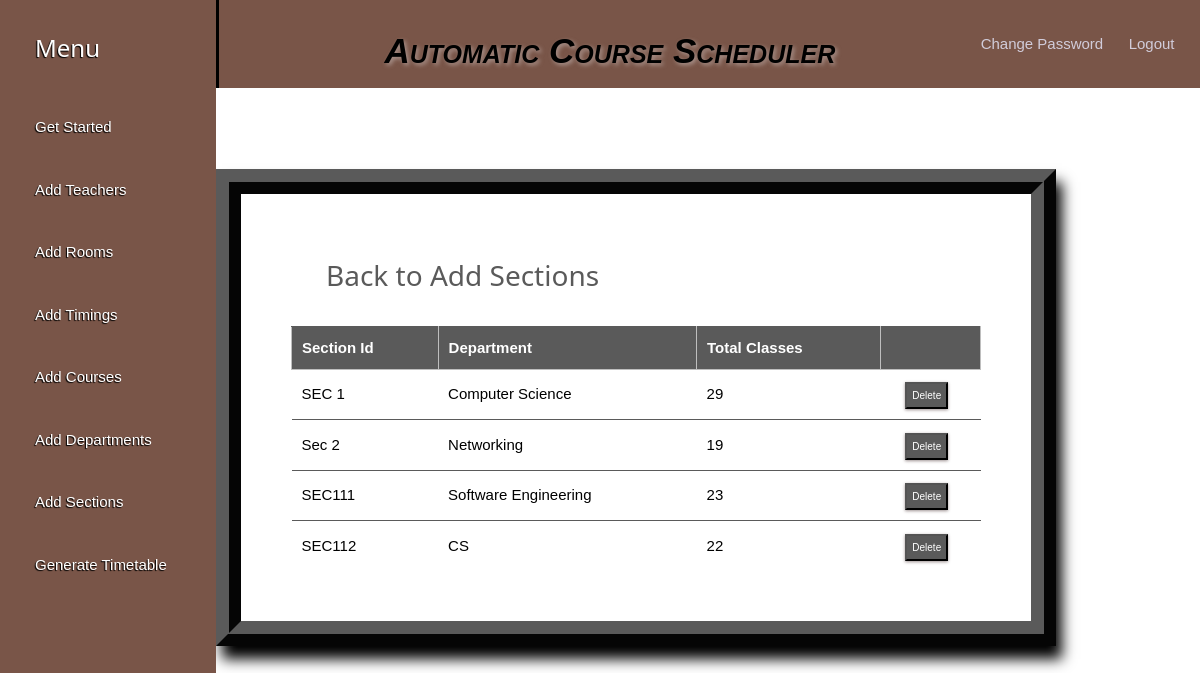
Page /sections_list/ (signed in) on the committed database.
### schedule/models.py (models this page shows, shortened)
class Section(models.Model):
    section_id = models.CharField(max_length=25, primary_key=True)
    department = models.ForeignKey(Department, on_delete=models.CASCADE)
    num_class_in_week = models.IntegerField(default=0)
    course = models.ForeignKey(Course, on_delete=models.CASCADE, blank=True, null=True)
    meeting_time = models.ForeignKey(MeetingTime, on_delete=models.CASCADE, blank=True, null=True)
    room = models.ForeignKey(Room, on_delete=models.CASCADE, blank=True, null=True)
    instructor = models.ForeignKey(Instructor, on_delete=models.CASCADE, blank=True, null=True)

class Department(models.Model):
    dept_name = models.CharField(max_length=50)
    courses = models.ManyToManyField(Course)
    def __str__(self):
        return self.dept_name

### schedule/views.py (the view)
# urls.py: path('sections_list/', views.section_list, name='editsection'),
@login_required
def section_list(request):
    context = {
        'sections': Section.objects.all()
    }
    return render(request, 'seclist.html', context)

### templates/seclist.html (shortened to what this page needs)
<!DOCTYPE html>
<html lang="en">
<head>
    {% load static %}
    <link rel="stylesheet" type="text/css" href="{% static 'css/getstarted.css' %}">
</head>
<body>
              <div class="w3-sidebar w3-brown w3-bar-block" style="width:18%">
                <h3 class="w3-bar-item">Menu</h3>
                <a class="w3-bar-item" href="{% url 'admindash' %}">Get Started</a>
                <a class="w3-bar-item" href="{% url 'addInstructors' %}">Add Teachers</a>
                <a class="w3-bar-item" href="{% url 'addRooms' %}">Add Rooms</a>
                <a class="w3-bar-item" href="{% url 'addTimings' %}">Add Timings</a>
                <a class="w3-bar-item" href="{% url 'addCourses' %}">Add Courses</a>
                <a class="w3-bar-item" href="{% url 'addDepts' %}">Add Departments</a>
                <a class="w3-bar-item" href="{% url 'addSections' %}">Add Sections</a>
                <a class="w3-bar-item" href="{% url 'generate' %}">Generate Timetable</a>
              </div>
              <div style="margin-left:18%">
              <div class="w3-container w3-grey">
                <h1><a href="{% url 'index' %}" class="logo">Automatic Course Scheduler</a></h1>
                <div class="changepass">
                    <a class="w3-bar-item" href="{% url 'password_change' %}">Change Password</a>
                </div>
                <div class="logoutbtn">
                    <a class="w3-bar-item" href="{% url 'logout' %}">Logout</a>
                  </div>
              </div>
                </div>
        <br><br>
    {% block content %}
{% load static %}
<fieldset class="fieldset">
    <a href="{% url 'addSections'%}"><h1 class="tablink" onclick="openPage('new')" id="defaultOpen">Back to Add Sections</h1></a>
    <div class="tabcontent" id="edit">
        <table class="table1">
            <thead>
            <tr class="table-headers">
            <th>Section Id</th>
            <th>Department</th>
            <th>Total Classes</th>
            <th  class="empty"></th>
            </tr>
            </thead>
            <tbody>
            {% for sec in sections %}
            <tr>
             <td>{{sec.section_id}}</td>
             <td>{{sec.department}}</td>
             <td>{{sec.num_class_in_week }}</td>
             <td class="empty">
                <form action="{% url 'deletesection' sec.section_id %}" method="post">
                        <input type="submit" value="Delete" class="cross">
                </form>
             </td>
             </tr>
            {% endfor %}
            </tbody>
        </table>
    </div>
</fieldset>
{% endblock %}

### static/css/getstarted.css (style rules this page uses)
html { box-sizing:border-box }
*,*:before,*:after { box-sizing:inherit }
html { -ms-text-size-adjust:100%;-webkit-text-size-adjust:100% }
body { margin:0 }
a { background-color:transparent }
button,input,select,textarea,optgroup { font:inherit;margin:0 }
button,input { overflow:visible }
button,[type=button],[type=reset],[type=submit] { -webkit-appearance:button }
fieldset { border:1px solid #c0c0c0;margin:0 2px;padding:.35em .625em .75em }
html,body { font-family:Verdana,sans-serif;font-size:15px;line-height:1.5 }
html { overflow-x:hidden }
h1 { font-size:36px }
h3 { font-size:24px }
h1,h2,h3,h4,h5,h6 { font-family:"Segoe UI",Arial,sans-serif;font-weight:400;margin:10px 0 }
a { color:inherit }
.w3-sidebar { height:100%;width:200px;background-color:#fff;position:fixed!important;z-index:1;overflow:auto }
a { text-decoration: none; }
.w3-container { display: flex; justify-content: space-between; align-items: center; }
.changepass, .logoutbtn { margin-right: -120px; }
.changepass a, .logoutbtn a { color: #d1ccda; text-decoration: none; }
.logo { color: #000; font-size: 35px; font-family: Arial; padding-left: 20px; float: left; padding-top: 10px; margin-top: 5px; text-shadow: 2px 2px 4px rgb(223 216 216 / 50%); font-weight: bold; font-style: italic; font-variant: petite-caps; }
.w3-bar-block .w3-bar-item { width:100%;display:block;padding:20px 15px;margin-left:20px;text-align:left;border:none;text-shadow: -1px 1px 1px #000000;white-space:normal;float:none;outline:0 }
.w3-container:after,.w3-container:before,.w3-panel:after,.w3-panel:before,.w3-row:after,.w3-row:before,.w3-row-padding:after,.w3-row-padding:before, .w3-cell-row:before,.w3-cell-row:after,.w3-clear:after,.w3-clear:before,.w3-bar:before,.w3-bar:after { content:"";display:table;clear:both }
.w3-container,.w3-panel { margin-top:0px;margin-bottom:0px }
.w3-brown,.w3-hover-brown:hover { color:#fff!important;background-color:#795548!important }
.w3-grey,.w3-hover-grey:hover,.w3-gray,.w3-hover-gray:hover { color:#000!important;background-color:#795548!important; border-left-style: solid; }

### templates/seclist.html (style rules this page uses)
* { margin: 0; padding: 0; box-sizing: border-box; }
html { scroll-behavior: smooth; }
a { text-decoration:none; }
form { margin-top: 3%; margin-left: 18%; margin-right: 12%; }
fieldset h1 { color: #5a5a5a; padding-bottom: 20px; margin-left: 35px; display: inline-block; cursor: pointer; font-size: 28px; }
fieldset input { padding:8px; color: #938c8c }
.table2 td, th { border: 1px solid rgb(190,190,190); padding: 10px 20px; }
.table1 { width: 100%; border-collapse: collapse; text-align: left; overflow: hidden; }
.table1 td, th { border-top: 1px solid #5a5a5a; padding: 10px; }
.table1 th { background-color: #5a5a5a; color: #fff; }
.cross { font-size:10px; box-shadow: 0px 1px 3px 0px #9e9292; padding: 4px 5px; color: #fff; background-color: #5a5a5a; cursor: pointer; }
.fieldset { margin-top: 3%; margin-left: 18%; margin-right: 12%; padding: 50px; border-width: 25px; border-style: ridge; border-color: #5a5a5a; box-shadow: 6px 13px 13px 0px black; background-color: #fff; }

### rows in the picture
Section: section_id "SEC 1", department "Computer Science", num_class_in_week "29"
Section: section_id "Sec 2", department "Networking", num_class_in_week "19"
Section: section_id "SEC111", department "Software Engineering", num_class_in_week "23"
Section: section_id "SEC112", department "CS", num_class_in_week "22"
